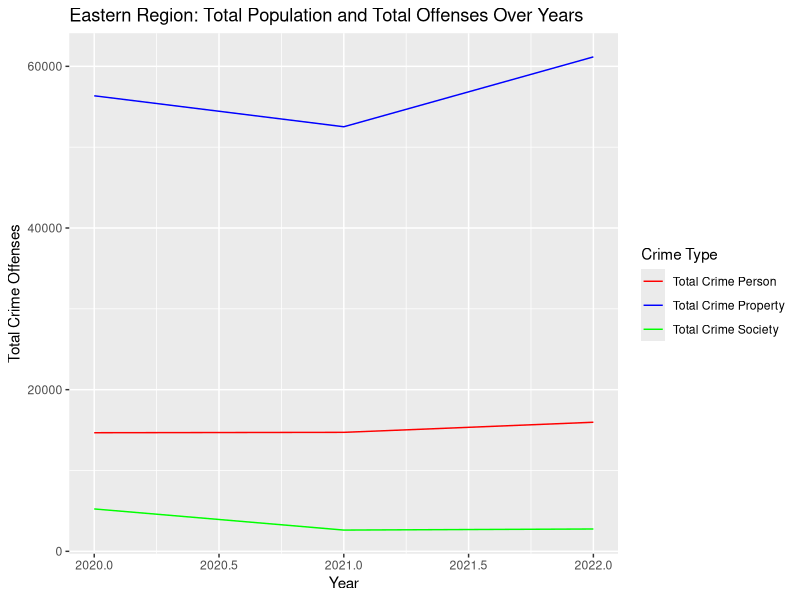
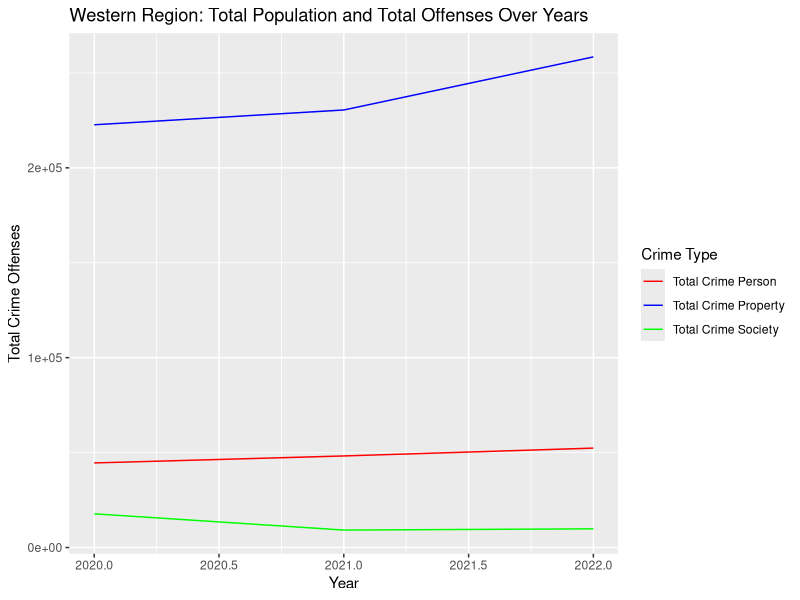
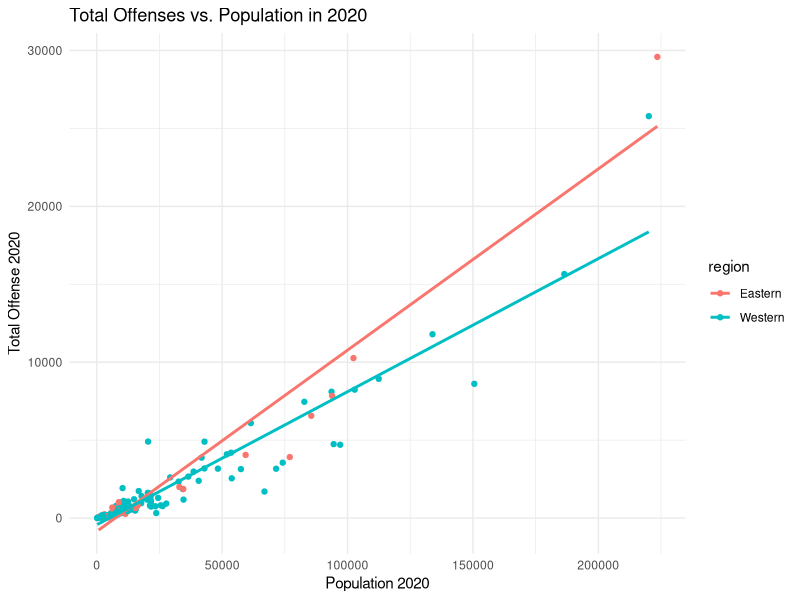
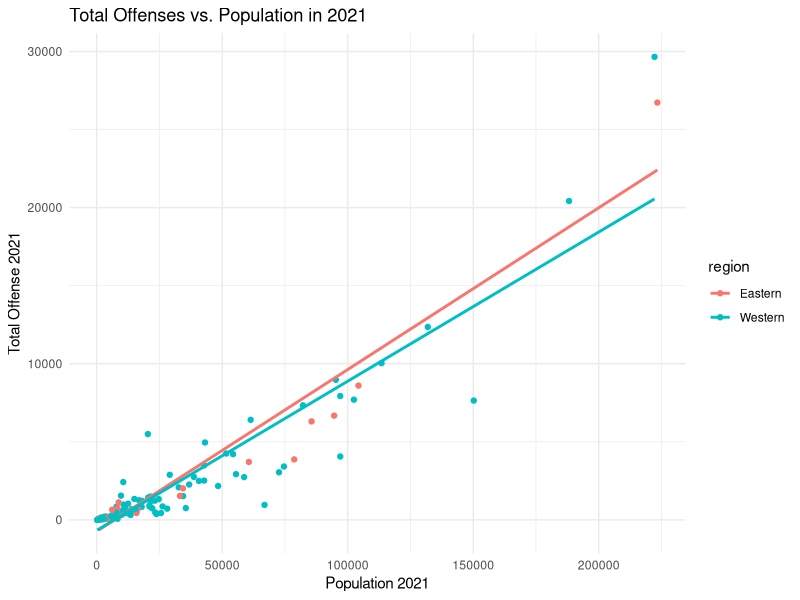
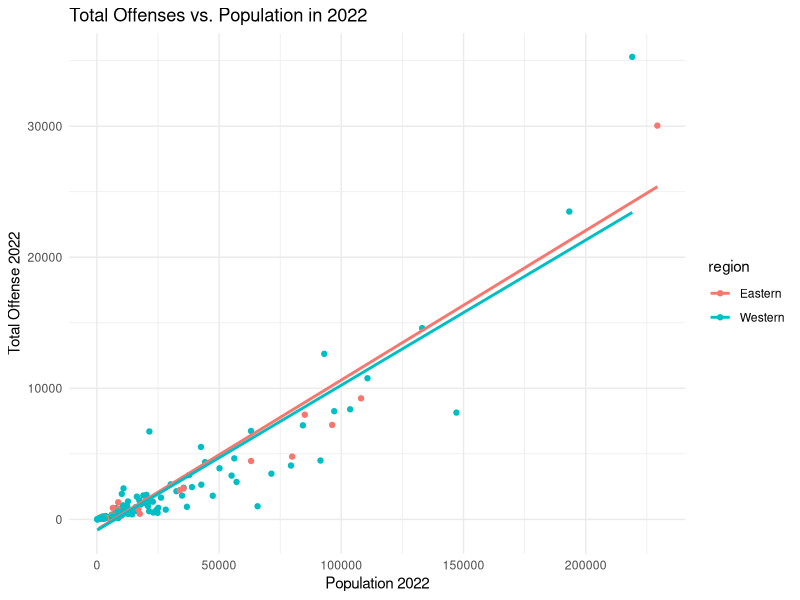
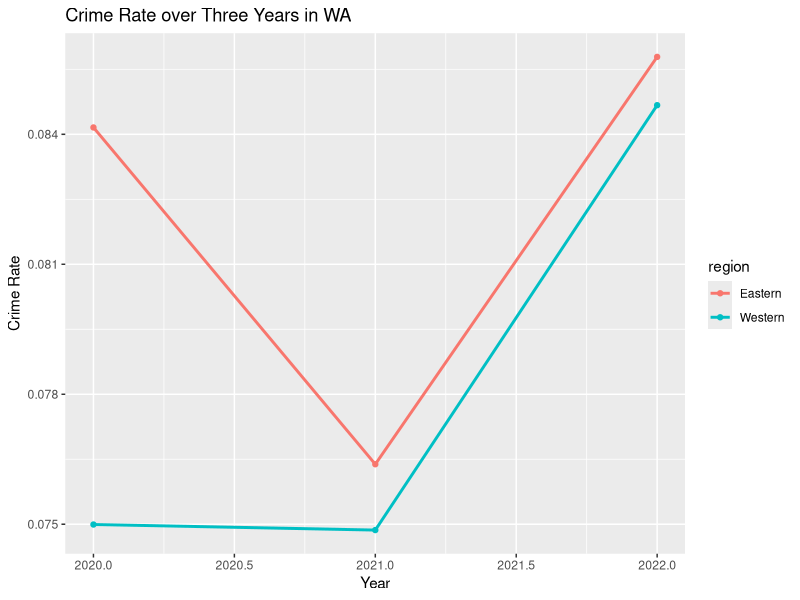

Here is the R script that generated these plots, in order:
## ---- chunk 1
library(readxl)
library(dplyr)
library(tidyr)
library(ggplot2)
## ---- chunk 2
washington_2020 <- read_excel("./Washington_Offense_Type_2020.xls")
washington_2021 <- read_excel("./Washington_Offense_Type_2021.xls")
washington_2022 <- read_excel("./Washington_Offense_Type_2022.xls")
## ---- chunk 3
washington_2020 <-
  washington_2020%>%
  rename(Total_Offenses_2020=colnames("Total
Offenses"))

washington_2021 <- 
  washington_2021%>%
  rename(Total_Offenses_2021=colnames("Total
Offenses"))

washington_2022 <- 
  washington_2022%>%
  rename(Total_Offenses_2022=colnames("Total
Offenses"))
## ---- chunk 4
common_cities <- inner_join(washington_2020, washington_2021, by = "Cities") %>%
                 inner_join(washington_2022, by = "Cities")
## ---- chunk 5
eastern_cities <- c( "Airway Heights", "Bingen", "Brewster", "Cheney", "Clarkston", "Cle Elum", "College Place", "Colville",
"Connell", "Coulee Dam", "East Wenatchee", "Ellensburg", "Ephrata", "Grand Coulee","Grandview", "Kennewick", "Kettle Falls",
"Liberty Lake", "Moses Lake","Moxee", "Othello","Pasco", "Prosser", "Pullman", "Quincy", "Reardan","Richland", "Ritzville", "Royal City", "Selah", "Soap Lake", "Spokane", "Spokane Valley", "Toppenish", "Union Gap", "Walla Walla", "Warden", "Washougal", "Wenatchee", "West Richland", "Yakima")

western_cities <- c( "Aberdeen", "Algona", "Anacortes", "Arlington", "Auburn","Bainbridge Island", "Battle Ground", "Beaux Arts", "Bellevue", "Bellingham", "Black Diamond", "Blaine", "Bonney Lake", "Bothell", "Bremerton","Brier", "Buckley", "Burien", "Burlington", "Camas", "Carnation", "Castle Rock", "Centralia", "Chehalis", "Covington", "Darrington", "Des Moines", "Dupont", "Duvall", "Eatonville", "Edgewood", "Edmonds", "Elma", "Enumclaw", "Everett", "Everson", "Federal Way", "Ferndale", "Fife", "Fircrest", "Gig Harbor", "Gold Bar", "Goldendale", "Granite Falls", "Hoquiam", "Ilwaco", "Index", "Issaquah", "Kalama", "Kelso", "Kenmore", "Kent", "Kirkland", "La Center", "Lacey", "Lake Forest Park", "Lake Stevens", "Lakewood", "Langley", "Long Beach", "Longview", "Lynden", "Lynnwood", "Maple Valley", "Marysville", "Medina", "Mercer Island", "Mill Creek", "Milton", "Monroe", "Montesano", "Mountlake Terrace", "Mount Vernon", "Mukilteo", "Napavine", "Newcastle", "Newport", "Normandy Park", "North Bend", "Oak Harbor", "Oakville", "Olympia", "Orting", "Pacific", "Port Angeles", "Port Orchard", "Port Townsend", "Poulsbo", "Puyallup", "Raymond", "Redmond", "Renton", "Ridgefield", "Roy", "Ruston", "Sammamish", "SeaTac", "Seattle", "Sedro Woolley", "Sequim", "Shelton", "Shoreline", "Skykomish", "Snohomish", "Snoqualmie", "South Bend", "Stanwood", "Steilacoom", "Sultan", "Sumas", "Sumner", "Sunnyside", "Tacoma", "Tukwila", "Tumwater", "University Place", "Vancouver", "Westport", "White Salmon", "Winlock", "Woodinville", "Woodland", "Woodway", "Yelm")


common_cities$region <- ifelse(common_cities$Cities %in% eastern_cities, "Eastern", "Western")

## ---- chunk 6
common_cities6<-common_cities%>%
    group_by(region)%>%
    summarise(Total_Crime_Person_2020=sum(`Crimes
Against
Persons.x`),
            Total_Crime_Person_2021=sum(`Crimes
Against
Persons.y`),
            Total_Crime_Person_2022=sum(`Crimes Against Persons`),
            Total_Crime_Property_2020=sum(`Crimes
Against
Property.x`),
            Total_Crime_Property_2021=sum(`Crimes
Against
Property.y`),
            Total_Crime_Property_2022=sum(`Crimes Against Property`),
            Total_Crime_Society_2020=sum(`Crimes
Against
Society.x`),
            Total_Crime_Society_2021=sum(`Crimes
Against
Society.y`),
            Total_Crime_Society_2022=sum(`Crimes Against Society` ))


  
## ---- chunk 7
Long_data_type <- common_cities6 %>%
  select(region,Total_Crime_Person_2020,Total_Crime_Person_2021,Total_Crime_Person_2022)%>%
  pivot_longer(
    cols = starts_with("Total_Crime_Person_"),
    names_to = "Year",
    names_prefix = "Total_Crime_Person_",
    values_to = "Total Crime Person"
  ) %>%
  mutate(Year = as.integer(Year)) 

print(Long_data_type)

Long_data_type_1 <- common_cities6 %>%
  select(region,  Total_Crime_Property_2020,  Total_Crime_Property_2021, Total_Crime_Property_2022)%>%
  pivot_longer(
    cols = starts_with("Total_Crime_Property_"),
    names_to = "Year",
    names_prefix = "Total_Crime_Property_",
    values_to = "Total Crime Property"
  ) %>%
  mutate(Year = as.integer(Year))  # Convert Year to integer if necessary

print( Long_data_type_1)


Merge_type<-inner_join(Long_data_type,Long_data_type_1,by=c("Year","region"))
Merge_type$region.y <- NULL
names(Merge_type)[names(Merge_type) == 'region.x'] <- 'region'

# print(Merge_type)

Long_data_type_2 <- common_cities6 %>%
  select(region,   Total_Crime_Society_2020,  Total_Crime_Society_2021,  Total_Crime_Society_2022)%>%
  pivot_longer(
    cols = starts_with("Total_Crime_Society_"),
    names_to = "Year",
    names_prefix = "Total_Crime_Society_",
    values_to = "Total Crime Society"
  ) %>%
  mutate(Year = as.integer(Year))  # Convert Year to integer if necessary

print( Long_data_type_2)


Merge_type2<-inner_join(Merge_type,Long_data_type_2,by=c("Year","region"))
Merge_type2$region.y <- NULL
names(Merge_type2)[names(Merge_type2) == 'region.x'] <- 'region'
print(Merge_type2)
## ---- chunk 8
df <- data.frame(
  Region = c('Eastern', 'Eastern', 'Eastern', 'Western', 'Western', 'Western'),
  Year = c(2020, 2021, 2022, 2020, 2021, 2022),
  Total_Crime_Person = c(14675, 14721,15973,44555,48233,52366),
  Total_Crime_Property = c(56354,52523,61167,222688,230480,258446),
  Total_Crime_Society=c(5246,2632,2766,17741,9185,9847)
)


Type_eastern <- subset(df, Region == 'Eastern')
Type_western <- subset(df, Region == 'Western')

CT_east <- ggplot(Type_eastern, aes(x = Year)) +
  geom_line(aes(y = Total_Crime_Person, colour = "Total Crime Person")) +
  geom_line(aes(y = Total_Crime_Property, colour = "Total Crime Property")) +
  geom_line(aes(y = Total_Crime_Society, colour = "Total Crime Society")) +
  scale_colour_manual(name="Crime Type", 
                      breaks = c("Total Crime Person", "Total Crime Property", "Total Crime Society"),
                      values = c("Total Crime Person" = "red", "Total Crime Property" = "blue","Total Crime Society" = "green")) +
  labs(x = "Year", y = "Total Crime Offenses", title = "Eastern Region: Total Population and Total Offenses Over Years",color="Crime Type")

CT_east


CT_west <- ggplot(Type_western, aes(x = Year)) +
  geom_line(aes(y = Total_Crime_Person, colour = "Total Crime Person")) +
  geom_line(aes(y = Total_Crime_Property, colour = "Total Crime Property")) +
  geom_line(aes(y = Total_Crime_Society, colour = "Total Crime Society")) +
  scale_colour_manual(name="Crime Type", 
                      breaks = c("Total Crime Person", "Total Crime Property", "Total Crime Society"),
                      values = c("Total Crime Person" = "red", "Total Crime Property" = "blue","Total Crime Society" = "green")) +
  labs(x = "Year", y = "Total Crime Offenses", title = "Western Region: Total Population and Total Offenses Over Years") 

CT_west
## ---- chunk 9
processed_data <- common_cities %>% 
  select(Cities, region, `Total
Offenses.x`, `Total
Offenses.y`, `Total Offences`, Population1.x, Population1.y, Population1) %>% 
  rename(total_offense_2020 = `Total
Offenses.x`, total_offense_2021 = `Total
Offenses.y`, total_offense_2022 = `Total Offences`) %>%
  rename(Population_2020 = Population1.x,
         Population_2021 = Population1.y,
         Population_2022=Population1)

## ---- chunk 10
processed_data <-processed_data %>% 
  mutate(crime_rate_2020 = total_offense_2020 / Population_2020) %>% 
  mutate(crime_rate_2021 = total_offense_2021 / Population_2021) %>% 
  mutate(crime_rate_2022 = total_offense_2022 / Population_2022)
head(processed_data)
## ---- chunk 11
processed_data%>%
  filter(Population_2020<=700000)%>%
ggplot( aes(x = Population_2020, y =total_offense_2020,as.factor(region), color = region)) +
  geom_point() + 
  geom_smooth(method = "lm", se = FALSE)+  
  labs(title="Total Offenses vs. Population in 2020",
       x = "Population 2020",
       y ="Total Offense 2020")+
  theme_minimal() 

processed_data%>%
  filter(Population_2021<=700000)%>%
ggplot( aes(x = Population_2021, y =total_offense_2021,as.factor(region), color = region)) +
  geom_point() + 
  geom_smooth(method = "lm", se = FALSE)  +  
  labs(title="Total Offenses vs. Population in 2021")+
   labs(title="Total Offenses vs. Population in 2021",
       x = "Population 2021",
       y ="Total Offense 2021")+
  theme_minimal() 
processed_data%>%
  filter(Population_2021<=700000)%>%
ggplot( aes(x = Population_2022, y =total_offense_2022,as.factor(region), color = region)) +
  geom_point() + 
  geom_smooth(method = "lm", se = FALSE) +  
   labs(title="Total Offenses vs. Population in 2022",
       x = "Population 2022",
       y ="Total Offense 2022")+
  theme_minimal() 
## ---- chunk 12
processed_data2<-processed_data%>%
  group_by(region)%>%
  summarise(
            Total_Population_2020=sum(Population_2020),
            Total_Population_2021=sum(Population_2021),
            Total_Population_2022=sum(Population_2022),
            Total_Offenses_2020=sum(total_offense_2020),
            Total_Offenses_2021=sum(total_offense_2021),
            Total_Offenses_2022=sum(total_offense_2022))
print(processed_data2)

processed_data2<-processed_data2%>%
  group_by(region)%>%
 summarise(Total_crime_2020= Total_Offenses_2020/Total_Population_2020,
            Total_crime_2021= Total_Offenses_2021/Total_Population_2021,
             Total_crime_2022= Total_Offenses_2022/Total_Population_2022)

 processed_data3<-processed_data2%>%
   select(region,Total_crime_2020,Total_crime_2021,Total_crime_2022)

 long_data <- processed_data3 %>%
   pivot_longer(
     cols = starts_with("Total_crime_"),
     names_to = "Year",
     names_prefix = "Total_crime_",
     values_to = "Crime_Rate"
   ) %>%
   mutate(Year = as.integer(Year)) 
 
 print(long_data)
## ---- chunk 13
library(ggplot2)
long_data%>%
 ggplot( aes(x = Year, y =Crime_Rate, color = region )) +
geom_point() + 
  geom_line(size=1)+  
  labs(title="Crime Rate over Three Years in WA",
       x="Year",
       y="Crime Rate")
  theme_minimal() 
